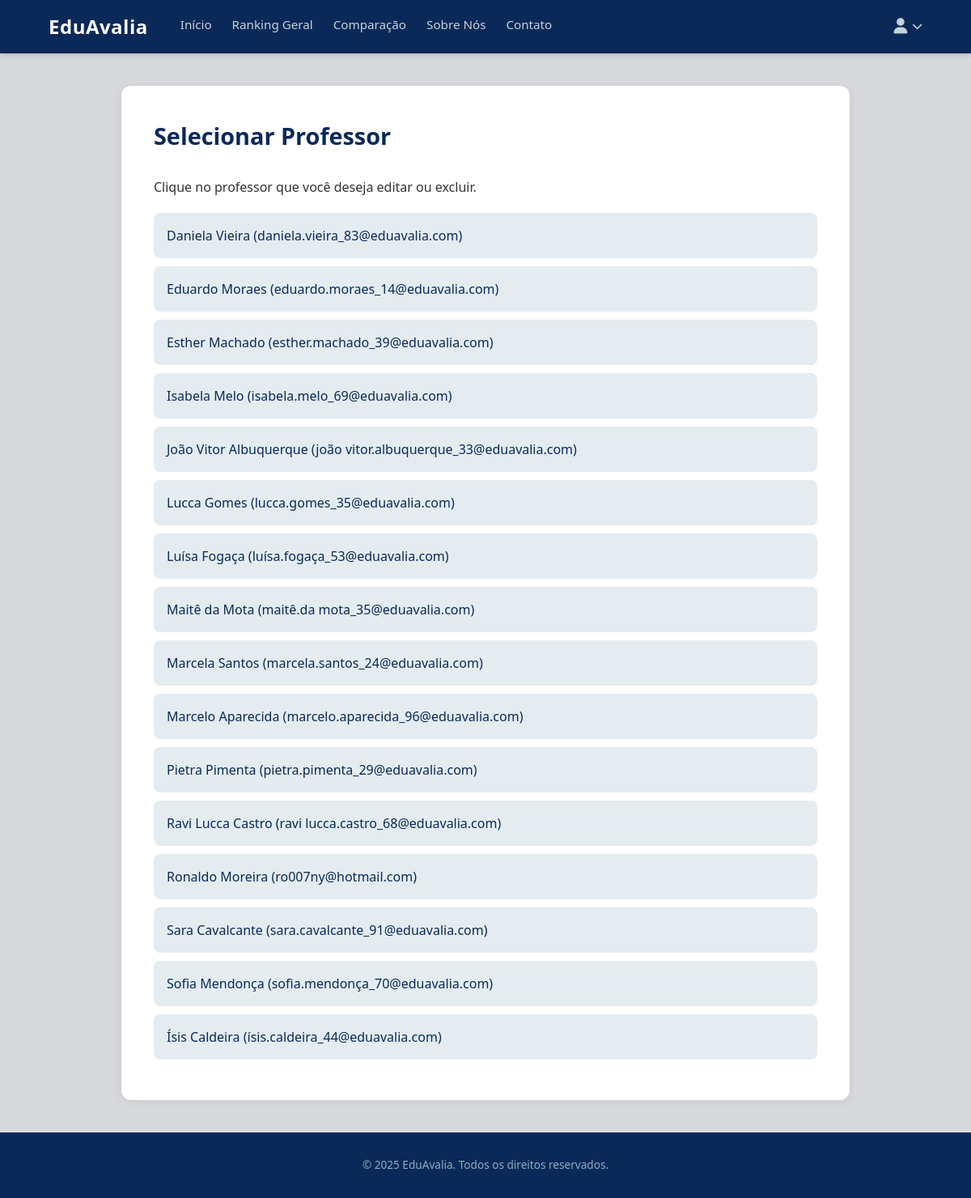
Before: /professores/selecionar/ (signed in) with the older database file.
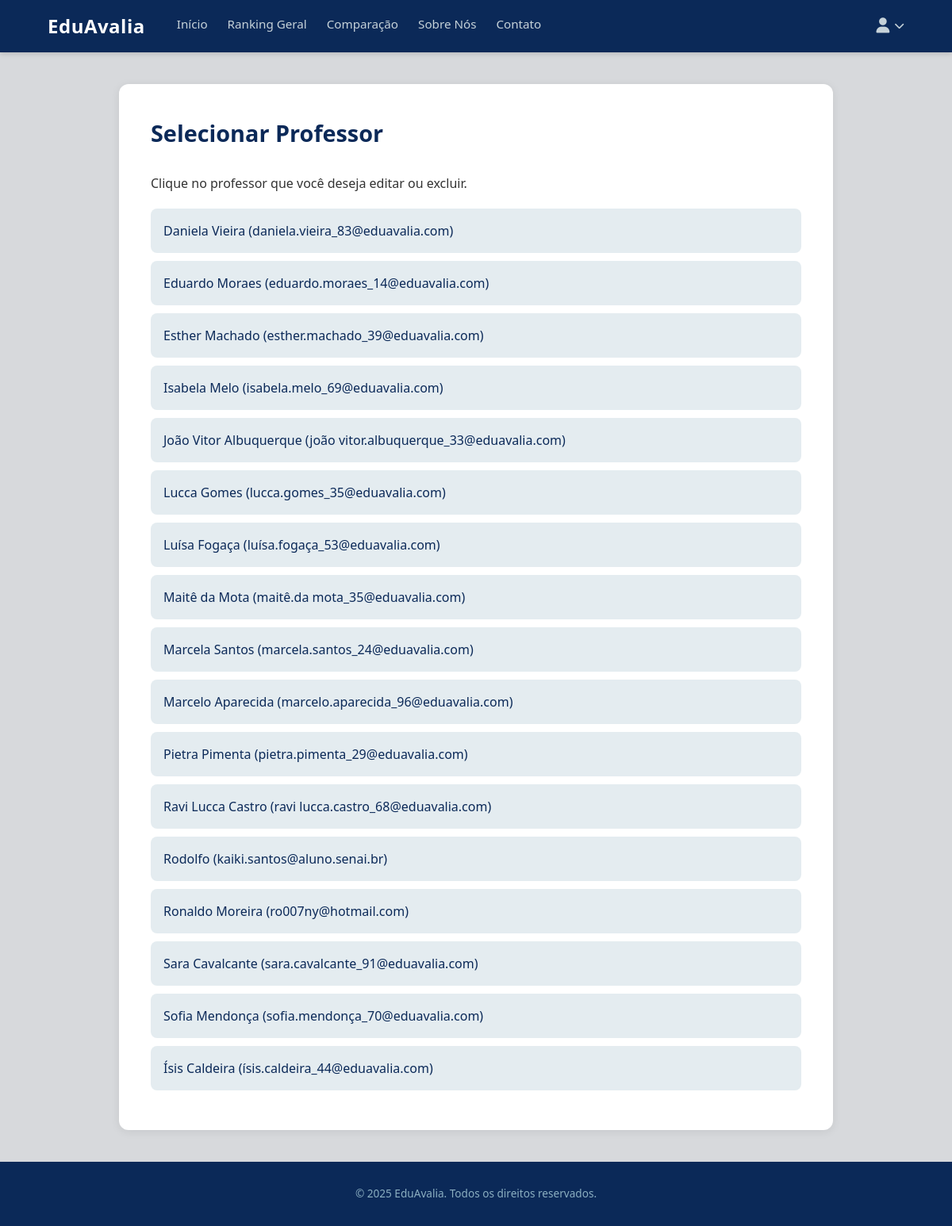
After: the same page with the newer database file.
### avaliacoes/models.py (models this page shows, shortened)
class Professor(models.Model):
    user = models.OneToOneField(CustomUser, on_delete=models.CASCADE, limit_choices_to={'user_type': 'professor'})
    foto = models.ImageField(upload_to='professores_fotos/', blank=True, null=True)

class CustomUser(AbstractUser):
    USER_TYPE_CHOICES = (
        ('aluno', 'Aluno'),
        ('professor', 'Professor'),
        ('admin', 'Administrador'),
    )
    user_type = models.CharField(max_length=20, choices=USER_TYPE_CHOICES, default='aluno')
    cpf = models.CharField(max_length=11, unique=True)
    data_nascimento = models.DateField(null=True, blank=True)

### avaliacoes/views.py (the view)
# urls.py: path('professores/selecionar/', views.selecionar_professor_para_editar, name='selecionar_professor_para_editar'),
@staff_member_required
def selecionar_professor_para_editar(request):
    professores = Professor.objects.all().select_related('user').order_by('user__first_name')
    return render(request, 'avaliacoes/selecionar_professor_para_editar.html', {
        'professores': professores
    })

### avaliacoes/templates/avaliacoes/selecionar_professor_para_editar.html
{% extends 'base.html' %}
{% load static %}
{% block content %}
<main class="admin-container">
    <section class="admin-panel" style="max-width: 900px;">
        <h1>Selecionar Professor</h1>
        <p>Clique no professor que você deseja editar ou excluir.</p>
        <div class="professor-list-container" style="margin-top: 20px;">
            {% for professor in professores %}
            <a href="{% url 'editar_professor' professor.id %}" class="btn" style="
                display: block;
                width: 100%;
                text-align: left;
                margin-bottom: 10px;
                background-color: var(--painel-central);
                color: var(--azul-marinho);
                font-weight: 500;
                padding: 16px;
            ">
                {{ professor.user.get_full_name }} ({{ professor.user.email }})
            </a>
            {% empty %}
            <p>Nenhum professor cadastrado.</p>
            {% endfor %}
        </div>
    </section>
</main>
{% endblock content %}

Changed rows visible on the page:
added Professor: user.get_full_name "Rodolfo", user.email "kaiki.santos@aluno.senai.br"
